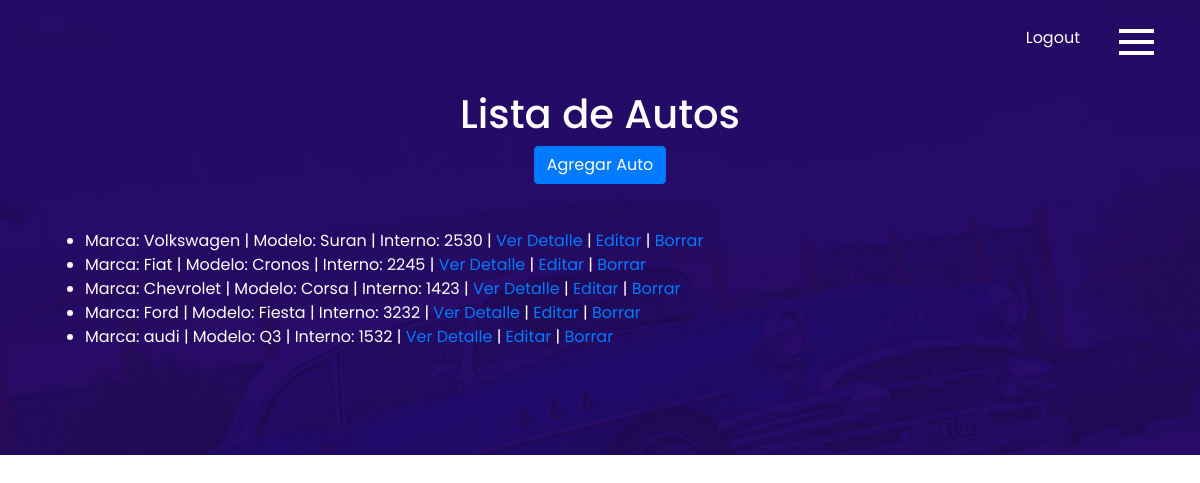
Page /autos_vbc/ (signed in) on the committed database.
### app/models.py (models this page shows, shortened)
class Autos(models.Model):
    marca = models.CharField(max_length=25)
    modelo = models.CharField(max_length=25)
    interno = models.IntegerField(unique=True)
    precio = models.FloatField()

### app/views.py (the view)
# urls.py: path('autos_vbc/', views.AutosListView.as_view(), name= "ListaAutos"),
class AutosListView(LoginRequiredMixin, ListView):
    model = Autos
    context_object_name = "ListaAutos"
    template_name = "app/autos_vbc.html"

### app/templates/app/autos_vbc.html (shortened to what this page needs)
{%load static%}
{%block main%}
<html>
<head>
  <link rel="stylesheet" type="text/css" href="https://cdnjs.cloudflare.com/ajax/libs/OwlCarousel2/2.3.4/assets/owl.carousel.min.css" />
  <link rel="stylesheet" type="text/css" href="{% static 'app/css/bootstrap.css'%}" />
  <link href="{% static 'app/css/style.css'%}" rel="stylesheet" />
  <link href="{% static 'app/css/responsive.css'%}" rel="stylesheet" />
</head>
<body>
  <div class="hero_area">
    <header class="header_section">
      <div class="container-fluid">
        <nav class="navbar navbar-expand-lg custom_nav-container">
          <a class="navbar-brand" href="{% url 'Inicio' %}">
            <span>Rent4u</span>
          </a>
           <div class="navbar-collapse">
            <div class="user_option">
              {% if request.user.is_authenticated %}
                <a href="{% url 'Logout' %}" aria-label="Logout">Logout</a>
              {%else%}
                <a href="{% url 'Login' %}" aria-label="Iniciar sesión">Login</a>
              {%endif%}
            </div>
            <div class="custom_menu-btn">
              <button onclick="openNav()" aria-expanded="false" aria-label="Abrir menú" aria-controls="myNav">
                <span class="s-1"></span>
                <span class="s-2"></span>
                <span class="s-3"></span>
              </button>
            </div>
          </div>
        </nav>
      </div>
    </header>
  <section class="contact_section layout_padding">
    <div class="container">
        <div class="heading_container">
            <h1>Lista de Autos</h1>
            <a href="{% url 'CrearAutos' %}" class="btn btn-primary">Agregar Auto</a>
        </div>
        <div>
            {% if ListaAutos %}
                <ul>
                    {% for auto in ListaAutos %}
                        <li>
                            Marca: {{ auto.marca }} | Modelo: {{ auto.modelo }} | Interno: {{ auto.interno }} |
                            <a href="{% url 'DetalleAutos' auto.pk %}">Ver Detalle</a> |
                            <a href="{% url 'EditarAutos' auto.pk %}">Editar</a> |
                            <a href="{% url 'BorrarAutos' auto.pk %}">Borrar</a>
                        </li>
                    {% endfor %}
                </ul>
            {% else %}
                <p>No se encontraron autos.</p>
            {% endif %}
        </div>
    </div>
</section>
</body>
{% endblock main%}

### app/static/app/css/style.css (style rules this page uses)
body { font-family: "Poppins", sans-serif; color: #0c0c0c; background-color: #ffffff; }
.layout_padding { padding-top: 90px; padding-bottom: 90px; }
.heading_container { display: -webkit-box; display: -ms-flexbox; display: flex; -webkit-box-orient: vertical; -webkit-box-direction: normal; -ms-flex-direction: column; flex-direction: column; -webkit-box-align: start; -ms-flex-align: start; align-items: flex-start; }
.hero_area { position: relative; }
.header_section { position: absolute; width: 100%; top: 0; left: 0; }
.header_section .container-fluid { padding-right: 25px; padding-left: 25px; }
.custom_menu-btn { z-index: 9; position: absolute; right: 15px; top: 14px; }
.custom_menu-btn button { margin-top: 7px; outline: none; border: none; background-color: transparent; }
.custom_menu-btn span { display: block; width: 35px; height: 4px; background-color: #fff; margin: 7px 0; -webkit-transition: all 0.3s; transition: all 0.3s; }
a, a:hover, a:focus { text-decoration: none; }
.btn, .btn:focus { outline: none !important; -webkit-box-shadow: none; box-shadow: none; }
.navbar-brand { display: -webkit-box; display: -ms-flexbox; display: flex; -webkit-box-align: center; -ms-flex-align: center; align-items: center; }
.navbar-brand span { font-size: 24px; font-weight: 700; color: #240a5e; }
.custom_nav-container { z-index: 99999; padding: 15px 0; }
.user_option { margin-left: auto; margin-right: 95px; }
.user_option a { color: #fefdfc; font-size: 16px; }
.contact_section { background-image: url(../images/contact-bg.jpg); background-size: cover; color: #fefdfc; }
.contact_section .heading_container { -webkit-box-align: center; -ms-flex-align: center; align-items: center; text-align: center; margin-bottom: 45px; }

### rows in the picture
Autos: marca "Volkswagen", modelo "Suran", interno "2530"
Autos: marca "Fiat", modelo "Cronos", interno "2245"
Autos: marca "Chevrolet", modelo "Corsa", interno "1423"
Autos: marca "Ford", modelo "Fiesta", interno "3232"
Autos: marca "audi", modelo "Q3", interno "1532"
